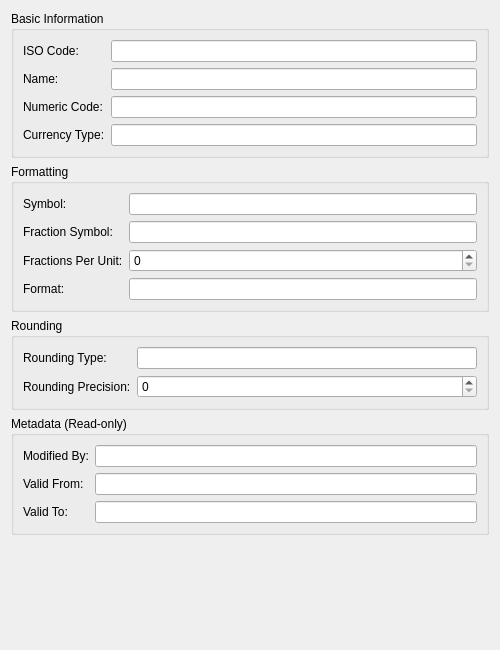
<?xml version="1.0" encoding="UTF-8"?>
<ui version="4.0">
 <class>CurrencyDetailPanel</class>
 <widget class="QWidget" name="CurrencyDetailPanel">
  <property name="geometry">
   <rect>
    <x>0</x>
    <y>0</y>
    <width>500</width>
    <height>650</height>
   </rect>
  </property>
  <property name="sizePolicy">
   <sizepolicy hsizetype="Preferred" vsizetype="Preferred">
    <horstretch>0</horstretch>
    <verstretch>0</verstretch>
   </sizepolicy>
  </property>
  <property name="windowTitle">
   <string>Currency Details</string>
  </property>
  <layout class="QVBoxLayout" name="verticalLayout">
   <item>
    <widget class="QGroupBox" name="basicInfoGroup">
     <property name="title">
      <string>Basic Information</string>
     </property>
     <layout class="QFormLayout" name="formLayout">
      <item row="0" column="0">
       <widget class="QLabel" name="labelIsoCode">
        <property name="text">
         <string>ISO Code:</string>
        </property>
       </widget>
      </item>
      <item row="0" column="1">
       <widget class="QLineEdit" name="isoCodeEdit">
        <property name="readOnly">
         <bool>true</bool>
        </property>
       </widget>
      </item>
      <item row="1" column="0">
       <widget class="QLabel" name="labelName">
        <property name="text">
         <string>Name:</string>
        </property>
       </widget>
      </item>
      <item row="1" column="1">
       <widget class="QLineEdit" name="nameEdit"/>
      </item>
      <item row="2" column="0">
       <widget class="QLabel" name="labelNumericCode">
        <property name="text">
         <string>Numeric Code:</string>
        </property>
       </widget>
      </item>
      <item row="2" column="1">
       <widget class="QLineEdit" name="numericCodeEdit"/>
      </item>
      <item row="3" column="0">
       <widget class="QLabel" name="labelCurrencyType">
        <property name="text">
         <string>Currency Type:</string>
        </property>
       </widget>
      </item>
      <item row="3" column="1">
       <widget class="QLineEdit" name="currencyTypeEdit"/>
      </item>
     </layout>
    </widget>
   </item>
   <item>
    <widget class="QGroupBox" name="formattingGroup">
     <property name="title">
      <string>Formatting</string>
     </property>
     <layout class="QFormLayout" name="formLayout_2">
      <item row="0" column="0">
       <widget class="QLabel" name="labelSymbol">
        <property name="text">
         <string>Symbol:</string>
        </property>
       </widget>
      </item>
      <item row="0" column="1">
       <widget class="QLineEdit" name="symbolEdit"/>
      </item>
      <item row="1" column="0">
       <widget class="QLabel" name="labelFractionSymbol">
        <property name="text">
         <string>Fraction Symbol:</string>
        </property>
       </widget>
      </item>
      <item row="1" column="1">
       <widget class="QLineEdit" name="fractionSymbolEdit"/>
      </item>
      <item row="2" column="0">
       <widget class="QLabel" name="labelFractionsPerUnit">
        <property name="text">
         <string>Fractions Per Unit:</string>
        </property>
       </widget>
      </item>
      <item row="2" column="1">
       <widget class="QSpinBox" name="fractionsPerUnitSpinBox">
        <property name="maximum">
         <number>10000</number>
        </property>
       </widget>
      </item>
      <item row="3" column="0">
       <widget class="QLabel" name="labelFormat">
        <property name="text">
         <string>Format:</string>
        </property>
       </widget>
      </item>
      <item row="3" column="1">
       <widget class="QLineEdit" name="formatEdit"/>
      </item>
     </layout>
    </widget>
   </item>
   <item>
    <widget class="QGroupBox" name="roundingGroup">
     <property name="title">
      <string>Rounding</string>
     </property>
     <layout class="QFormLayout" name="formLayout_3">
      <item row="0" column="0">
       <widget class="QLabel" name="labelRoundingType">
        <property name="text">
         <string>Rounding Type:</string>
        </property>
       </widget>
      </item>
      <item row="0" column="1">
       <widget class="QLineEdit" name="roundingTypeEdit"/>
      </item>
      <item row="1" column="0">
       <widget class="QLabel" name="labelRoundingPrecision">
        <property name="text">
         <string>Rounding Precision:</string>
        </property>
       </widget>
      </item>
      <item row="1" column="1">
       <widget class="QSpinBox" name="roundingPrecisionSpinBox">
        <property name="minimum">
         <number>0</number>
        </property>
        <property name="maximum">
         <number>10</number>
        </property>
       </widget>
      </item>
     </layout>
    </widget>
   </item>
   <item>
    <widget class="QGroupBox" name="metadataGroup">
     <property name="title">
      <string>Metadata (Read-only)</string>
     </property>
     <layout class="QFormLayout" name="formLayout_4">
      <item row="0" column="0">
       <widget class="QLabel" name="labelModifiedBy">
        <property name="text">
         <string>Modified By:</string>
        </property>
       </widget>
      </item>
      <item row="0" column="1">
       <widget class="QLineEdit" name="modifiedByEdit">
        <property name="readOnly">
         <bool>true</bool>
        </property>
       </widget>
      </item>
      <item row="1" column="0">
       <widget class="QLabel" name="labelValidFrom">
        <property name="text">
         <string>Valid From:</string>
        </property>
       </widget>
      </item>
      <item row="1" column="1">
       <widget class="QLineEdit" name="validFromEdit">
        <property name="readOnly">
         <bool>true</bool>
        </property>
       </widget>
      </item>
      <item row="2" column="0">
       <widget class="QLabel" name="labelValidTo">
        <property name="text">
         <string>Valid To:</string>
        </property>
       </widget>
      </item>
      <item row="2" column="1">
       <widget class="QLineEdit" name="validToEdit">
        <property name="readOnly">
         <bool>true</bool>
        </property>
       </widget>
      </item>
     </layout>
    </widget>
   </item>
   <item>
    <spacer name="verticalSpacer">
     <property name="orientation">
      <enum>Qt::Vertical</enum>
     </property>
     <property name="sizeHint" stdset="0">
      <size>
       <width>20</width>
       <height>40</height>
      </size>
     </property>
    </spacer>
   </item>
  </layout>
 </widget>
 <resources/>
 <connections/>
</ui>
